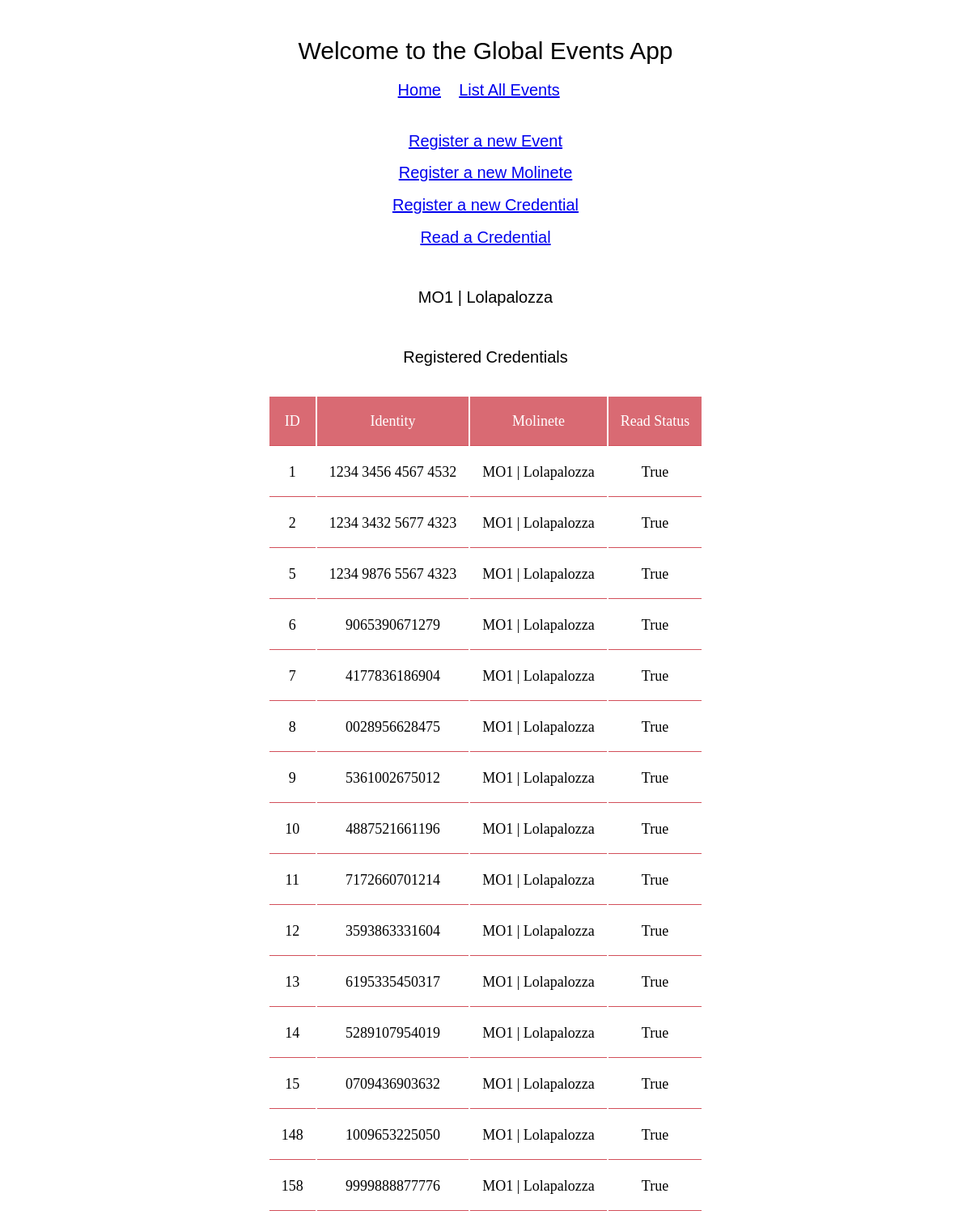
The page /eventos/molinete/1/detail on the database its author committed.
### eventos/models.py (models this page shows, shortened)
class Molinete(models.Model):
    created = models.DateTimeField(auto_now_add=True)
    identity = models.CharField(max_length=100, blank=True, default='')
    event = models.ForeignKey(Event, on_delete=models.CASCADE)
    def __str__(self):
        return self.identity + ' | ' + self.event.title

class Event(models.Model):
    created = models.DateTimeField(auto_now_add=True)
    title = models.CharField(max_length=100, default='')
    code = models.CharField(max_length=50, default='')
    class Meta:
        ordering = ('created',)
    def __str__(self):
        return self.title

class Credential(models.Model):
    created = models.DateTimeField(auto_now_add=True)
    identity = models.CharField(max_length=100, blank=True, default='')
    molinete = models.ForeignKey(Molinete, on_delete=models.CASCADE)
    updated_at = models.DateTimeField(auto_now=True)
    read = models.BooleanField(default=False)

### eventos/views.py (the view)
# urls.py: path('molinete/<int:pk>/detail', views.MolineteDetailView.as_view(),
class MolineteDetailView(generic.DetailView):
    model = Molinete
    template_name = 'eventos/molinete_detail.html'
    context_object_name = 'molinete'

### eventos/templates/eventos/molinete_detail.html (shortened to what this page needs)
{% extends "eventos/base.html" %}
{% block content %}
<h2>{{ molinete.identity }} | {{ molinete.event }}</h2>
{% if molinete.credential_set.all %}
<h2>Registered Credentials</h2>
<div style="overflow-x:auto;">
<table>
    <tr>
        <th>ID</th>
        <th>Identity</th>
        <th>Molinete</th>
        <th>Read Status</th>
    </tr>
    {% for credential in molinete.credential_set.all %}
    <tr>
        <td>{{ credential.id }}</td>
        <td>{{ credential.identity }}</td>
        <td>{{ credential.molinete }}</td>
        <td>{{ credential.read }}</td>
    </tr>
    {% endfor %}
</table>
</div>
{% else %}
<br>
<p><strong>No Credentials are registered for this Molinete.</strong></p>
{% endif %}
{% endblock %}

### eventos/static/eventos/style.css (style rules this page uses)
h2, label { font: 20px Consolas, sans-serif; text-align: center; }
table { align-content: center; margin-left: auto; margin-right: auto; table-layout: auto; }
tr, th, td { font: 18px/30px Consolas, serif; padding: 15px; text-align: center; border-bottom: 1px solid #d24f5a; }
th { background-color: #d96a73; color: white; }

### rows shown on the page
Molinete: identity "MO1", event "Lolapalozza"
Credential: id "1", identity "1234 3456 4567 4532", molinete "MO1 | Lolapalozza", read "True"
Credential: id "2", identity "1234 3432 5677 4323", molinete "MO1 | Lolapalozza", read "True"
Credential: id "5", identity "1234 9876 5567 4323", molinete "MO1 | Lolapalozza", read "True"
Credential: id "6", identity "9065390671279", molinete "MO1 | Lolapalozza", read "True"
Credential: id "7", identity "4177836186904", molinete "MO1 | Lolapalozza", read "True"
Credential: id "8", identity "0028956628475", molinete "MO1 | Lolapalozza", read "True"
Credential: id "9", identity "5361002675012", molinete "MO1 | Lolapalozza", read "True"
Credential: id "10", identity "4887521661196", molinete "MO1 | Lolapalozza", read "True"
Credential: id "11", identity "7172660701214", molinete "MO1 | Lolapalozza", read "True"
Credential: id "12", identity "3593863331604", molinete "MO1 | Lolapalozza", read "True"
Credential: id "13", identity "6195335450317", molinete "MO1 | Lolapalozza", read "True"
Credential: id "14", identity "5289107954019", molinete "MO1 | Lolapalozza", read "True"
Credential: id "15", identity "0709436903632", molinete "MO1 | Lolapalozza", read "True"
Credential: id "148", identity "1009653225050", molinete "MO1 | Lolapalozza", read "True"
Credential: id "158", identity "9999888877776", molinete "MO1 | Lolapalozza", read "True"
